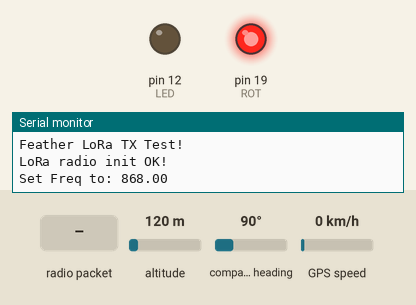
The sketch below on a simulated Arduino Uno, built with avr-gcc and run on an emulated ATmega328P. Shown: output pins drawn as LEDs (lit = HIGH), the last lines printed to the serial monitor. The inputs (shaded band) are chosen by the test bench; at power-on: altitude 120 m, compass heading 90°, GPS speed 0 km/h. The GPS gets a fix after 3 s at 37.7749, -122.4194 with 8 satellites; no radio packets arrive unless stated; pins used as bus, display or sensor lines are not drawn.

Above: at 1.3 s.
1.4 s: radio packet "1" arrives
At 3.36 s:
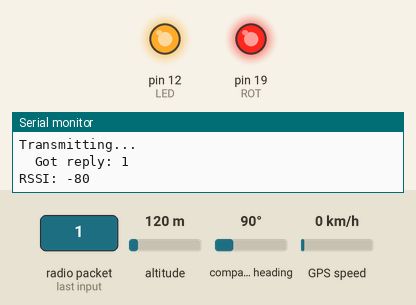
Timing chart, 0 to 4.9 s (numbered marks = the images above; inputs shaded):
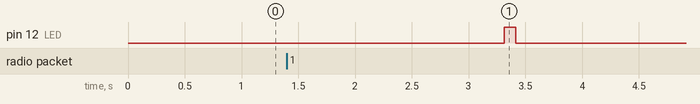

Measured:
- after the input at 1.4 s, pin 12 (LED): LOW → HIGH after 1.9 s, → LOW 0.10 s later

The sketch:

LoRa_gps_tx.ino
```cpp
// Feather9x_TX
// -*- mode: C++ -*-
// Example sketch showing how to create a simple messaging client (transmitter)
// with the RH_RF95 class. RH_RF95 class does not provide for addressing or
// reliability, so you should only use RH_RF95 if you do not need the higher
// level messaging abilities.
// It is designed to work with the other example Feather9x_RX


#include <RH_RF95.h>
#include <TinyGPS++.h>
#include <SoftwareSerial.h>


// for feather32u4
#define RFM95_CS 8
#define RFM95_RST 4
#define RFM95_INT 7


// Change to 434.0 or other frequency, must match RX's freq!
#define RF95_FREQ 868.0

// Singleton instance of the radio driver
RH_RF95 rf95(RFM95_CS, RFM95_INT);

#define LED 12
#define ROT 19
// Choose two Arduino pins to use for software serial
int RXPin = 10;
int TXPin = 11;

int GPSBaud = 9600;

// Create a TinyGPS++ object
TinyGPSPlus gps;

// Create a software serial port called "gpsSerial"
SoftwareSerial gpsSerial(RXPin, TXPin);

//%%%%%%%%%%%%%%%%%%%%%%DataStruct%%%%%%%%%%%%%%
struct dataStruct{
  double latitude;
  double longitude;
  uint8_t stunde;
  uint8_t minut;
  uint8_t sekunde;
  uint8_t millisekunde;
  unsigned long counter;

}myData;
byte tx_buf[sizeof(myData)]={0};

//%%%%%%%%%%%%%%%%%%%%%%%%%%%%%%%%%%%%%%%%%%%%%%
void setup()
{
  pinMode(ROT, OUTPUT);
  pinMode(LED, OUTPUT);
  pinMode(RFM95_RST, OUTPUT);
  digitalWrite(RFM95_RST, HIGH);
  digitalWrite(ROT, HIGH);

  Serial.begin(9600);
  //while (!Serial)  //Warten bis Serial Monitor möglich, auskommentiert wenn im Batteriebetrieb
  {
    delay(1);
  }
 //%%%%%%%%%%%%%%%%%%%%%%%%%%%%GPS%%%%%%%%%%%%%%%%%%%%%%%%%%%%%%%%%%%%%%%%%%%%%%%%
  // Start the software serial port at the GPS's default baud
  gpsSerial.begin(GPSBaud);

 //%%%%%%%%%%%%%%%%%%%%%%%%%%%%%%%%%%%%%%%%%%%%%%%%%%%%%%%%%%%%%%%%%%%%%%%%%%%%%%
  delay(100);

  Serial.println("Feather LoRa TX Test!");

  // manual reset
  digitalWrite(RFM95_RST, LOW);
  delay(10);
  digitalWrite(RFM95_RST, HIGH);
  delay(10);

  while (!rf95.init()) {
    Serial.println("LoRa radio init failed");
    while (1);
  }
  Serial.println("LoRa radio init OK!");

  // Defaults after init are 434.0MHz, modulation GFSK_Rb250Fd250, +13dbM
  if (!rf95.setFrequency(RF95_FREQ)) {
    Serial.println("setFrequency failed");
    while (1);
  }
  Serial.print("Set Freq to: "); Serial.println(RF95_FREQ);

  // Defaults after init are 434.0MHz, 13dBm, Bw = 125 kHz, Cr = 4/5, Sf = 128chips/symbol, CRC on

  // The default transmitter power is 13dBm, using PA_BOOST.
  // If you are using RFM95/96/97/98 modules which uses the PA_BOOST transmitter pin, then
  // you can set transmitter powers from 5 to 23 dBm:
  rf95.setTxPower(23, false);
}

int16_t packetnum = 0;  // packet counter, we increment per xmission
void displayInfo()
{
  delay(200);
  if (gps.location.isValid())
  {
    Serial.print("Latitude: ");
    Serial.println(gps.location.lat(), 6);
    myData.latitude=(gps.location.lat());
    Serial.print("Longitude: ");
    Serial.println(gps.location.lng(), 6);
    myData.longitude=(gps.location.lng());
  }
  else
  {
    Serial.println("Location: Not Available");
  }


  Serial.print("Time: ");
  if (gps.time.isValid())
  {
    if (gps.time.hour() < 10) Serial.print(F("0"));
    Serial.print(gps.time.hour());
    myData.stunde=(gps.time.hour());
    Serial.print(":");
    if (gps.time.minute() < 10) Serial.print(F("0"));
    Serial.print(gps.time.minute());
    myData.minut=(gps.time.minute());
    Serial.print(":");
    if (gps.time.second() < 10) Serial.print(F("0"));
    Serial.print(gps.time.second());
    myData.sekunde=(gps.time.second());
   Serial.print(".");
    if (gps.time.centisecond() < 10) Serial.print(F("0"));
   Serial.println(gps.time.centisecond());
    myData.millisekunde=(gps.time.centisecond());
  }
  else
  {
    Serial.println("Not Available");
  }

  Serial.println();
  Serial.println();
  delay(100);
}

void loop()
{
  delay(2500); // Wait 1 second between transmits, could also 'sleep' here!


    // This sketch displays information every time a new sentence is correctly encoded.
  while (gpsSerial.available() > 0)
    if (gps.encode(gpsSerial.read()))
      displayInfo();

  // If 5000 milliseconds pass and there are no characters coming in
  // over the software serial port, show a "No GPS detected" error
  if (millis() > 5000 && gps.charsProcessed() < 10)
  {
    Serial.println("No GPS detected");
    while(true);
  }

  Serial.println("Transmitting..."); // Send a message to rf95_server

//%%%%%%%%%%%%%%%%%%%%%%%%%%%%%%%%%%%%%%%%%%%%%%%%%%%%%%%%%%%%%%%%%%%% */
  memcpy(tx_buf, &myData, sizeof(myData));
  byte zize = sizeof(myData);

  rf95.send(tx_buf, sizeof(myData));
  rf95.waitPacketSent();


  //Serial.println("Waiting for packet to complete...");
  //delay(10);
  // Now wait for a reply
  uint8_t buf[RH_RF95_MAX_MESSAGE_LEN];
  uint8_t len = sizeof(buf);

  //Serial.println("Waiting for reply...");
   if (rf95.waitAvailableTimeout(5000))
  {
    // Should be a reply message for us now
    if (rf95.recv(buf, &len))
   {
      digitalWrite(LED, HIGH);
      Serial.print("  Got reply: ");
      Serial.println((char*)buf);
      Serial.print("RSSI: ");
      Serial.println(rf95.lastRssi(), DEC);
    }
    else
    {
      Serial.println("\n Receive failed");
    }
  }
  else
  {
    Serial.println("\n No reply, is there a listener around?");
  }
  delay(100);
 digitalWrite(LED, LOW);


}
```
